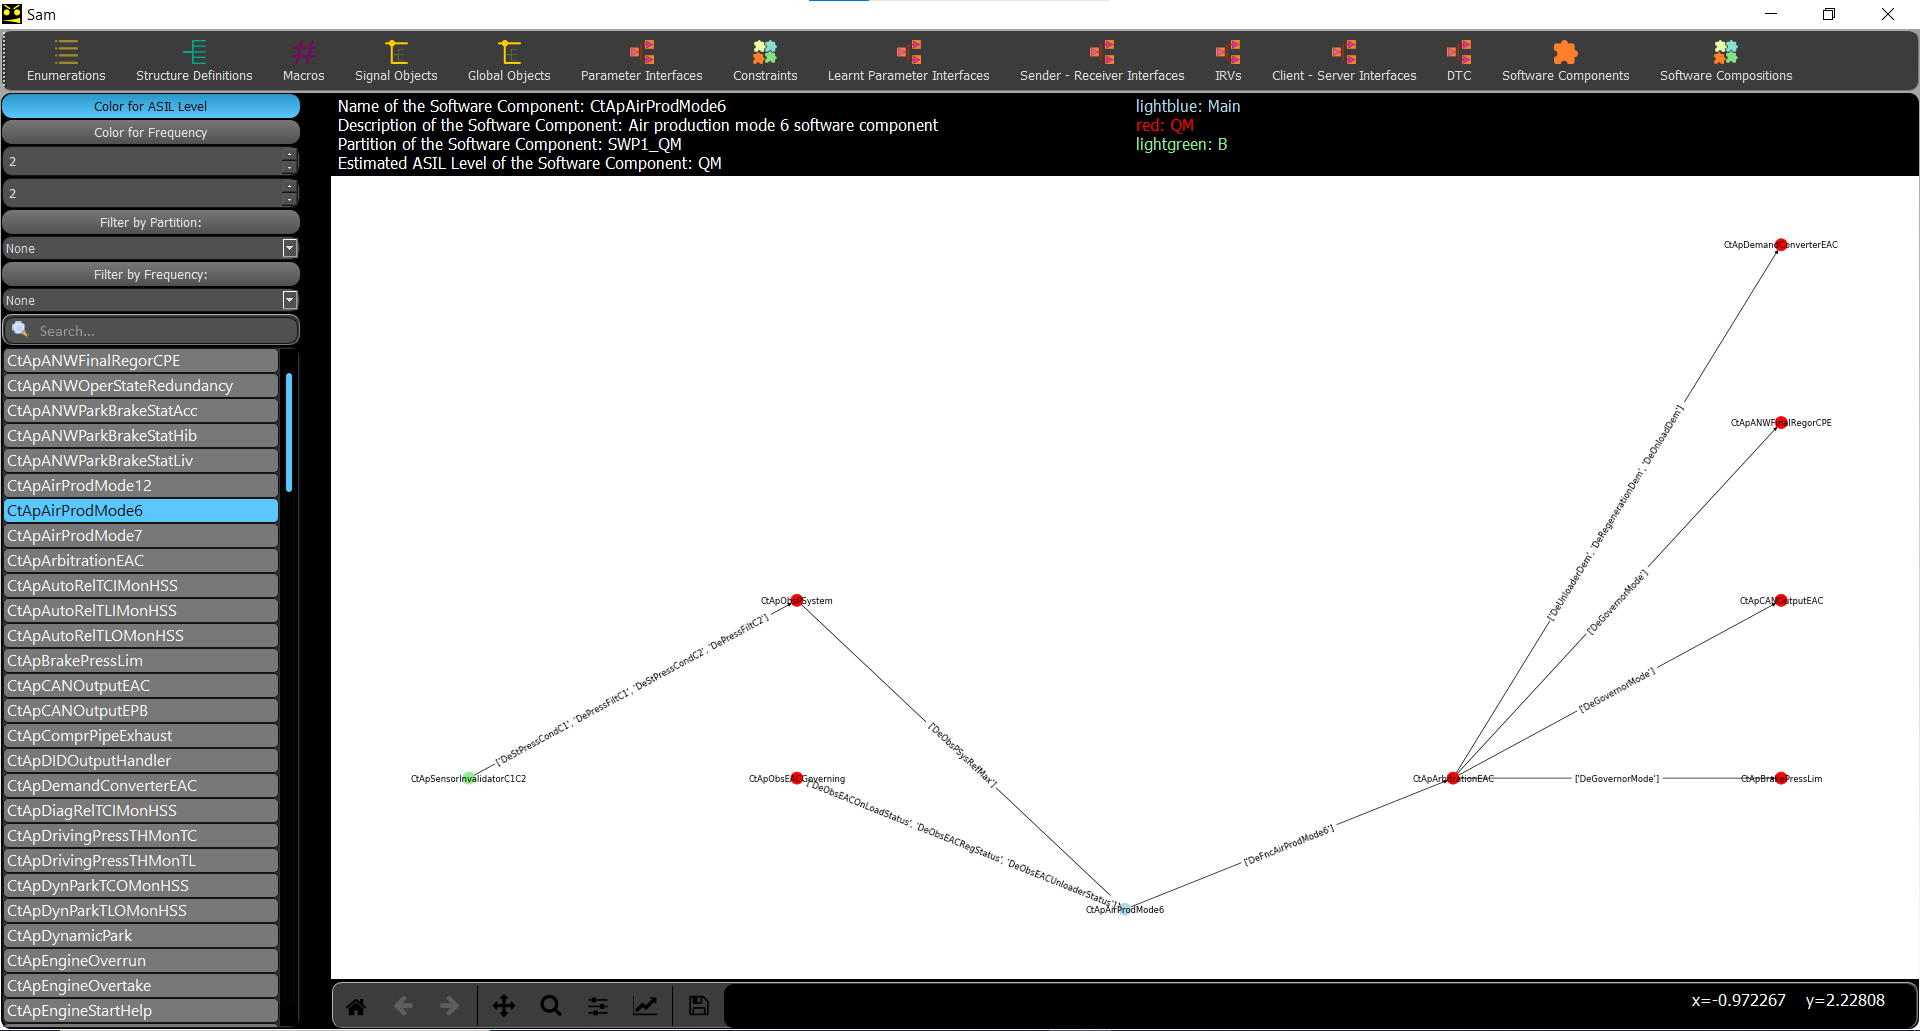

Here is the Python script that generated this plot:

# import base libs
from PyQt5 import QtGui as QT_GUI
from PyQt5 import QtWidgets as QT_WIDGETS
from PyQt5 import QtCore as QT_CORE
from PyQt5.QtWidgets import QPushButton, QLabel, QMessageBox

# import custom libs
import AppSwManagerDBHandler
import ApplicationSwManager
#import matplotlib
import numpy as np
import networkx as nx
import matplotlib.pyplot as plt
from matplotlib.backends.backend_qt5agg import FigureCanvasQTAgg as FigureCanvas
from matplotlib.backends.backend_qt5agg import NavigationToolbar2QT as NavigationToolbar

from SoftwareComponents import SoftwareComponentListModel

# create global stylesheet
qss_file = open('../AppQss/styles.qss').read()


#########################################################################################################
# Widget for macro Browsing: MODEL + VIEW
#########################################################################################################
class ArchitectureBrowser(QT_WIDGETS.QWidget):
    def __init__(self, parentWidget):
        super(ArchitectureBrowser, self).__init__(parentWidget)

        # global - parent widget object
        self.parentWidget = parentWidget

        # define the layout
        self.layout = QT_WIDGETS.QGridLayout()
        self.layout.setContentsMargins(0, 0, 0, 0)
        self.layout.setSpacing(0)
        # set max width
        self.setMaximumWidth(450)

#########################################################################################################
# QWidget to show / edit Macro attributes
#########################################################################################################
class ArchitectureWidget_ORIGINAL(QT_WIDGETS.QWidget):
    def __init__(self, parentWidget):
        super(ArchitectureWidget, self).__init__()

        self.parentWidget = parentWidget

        # define a layout for the widget
        self.layout = QT_WIDGETS.QGridLayout()
        self.layout.setVerticalSpacing(1)
        self.layout.setContentsMargins(0, 0, 0, 0)

        self.graphicsView = QT_WIDGETS.QGraphicsView()
        self.scene = GraphicsScene()
        self.graphicsView.setScene(self.scene)
        
        # add widgets to the layout
        self.layout.addWidget(self.graphicsView, 0, 0, 1, 1)
    
        # set the layout for the widget
        self.setLayout(self.layout)

class GraphicsScene(QT_WIDGETS.QGraphicsScene):
    def __init__(self):
        super(GraphicsScene, self).__init__()
        self.image = "samcut_icon.png"
        self.inserted = False

    def mousePressEvent(self, event):
        super().mousePressEvent(event)
        if event.button() == QT_CORE.Qt.LeftButton and not self.inserted:
            for ii in range(100):
                img = QT_GUI.QPixmap(self.image).scaled(50, 50, QT_CORE.Qt.KeepAspectRatio)
                pixmap = QT_WIDGETS.QGraphicsPixmapItem(img)
                pixmap.setOffset(-pixmap.boundingRect().center())
                pixmap.setShapeMode(QT_WIDGETS.QGraphicsPixmapItem.BoundingRectShape)
                pixmap.setFlag(QT_WIDGETS.QGraphicsItem.ItemIsSelectable, True)
                pixmap.setFlag(QT_WIDGETS.QGraphicsItem.ItemIsMovable, True)
                pixmap.setPos(event.scenePos())
                self.addItem(pixmap)
                self.inserted = True


#########################################################################################################
# QWidget to show / edit Macro attributes
#########################################################################################################
class ArchitectureWidget(QT_WIDGETS.QWidget):
    def __init__(self, parentWidget):
        super(ArchitectureWidget, self).__init__()

        self.parentWidget = parentWidget

        # define a layout for the widget
        self.layout = QT_WIDGETS.QGridLayout()
        self.layout.setVerticalSpacing(1)
        self.layout.setContentsMargins(0, 0, 0, 0)

        self.figure = plt.figure(dpi=50)
        self.canvas = FigureCanvas(self.figure)    
        self.canvas.setSizePolicy( QT_WIDGETS.QSizePolicy.Expanding, QT_WIDGETS.QSizePolicy.Expanding)

        self.toolbar = MyNavigationToolbar(self.canvas, self) 
        
        self.label = QLabel(self)
        self.label.setText(AppSwManagerDBHandler.getLabelText())

        self.label2 = QLabel(self)
        self.label2.setText("")
        
        # add widgets to the layout
        self.layout.addWidget(self.label, 0, 0, 1, 1)
        self.layout.addWidget(self.label2, 0, 1, 1, 1)
        self.layout.addWidget(self.canvas, 1, 0, 1, 2)
        self.layout.addWidget(self.toolbar, 2, 0, 1, 2)

        # block the click/move handlers if pan/zoom is used
        self.isBlocked = False

        # save the coordinates of the moved nodes
        self.movedNodesCoord = []

        # save the removed nodes
        self.removedNodes = []

        self.baseColor = 'white'
        self.movingNode = None

        # set the layout for the widget
        self.setLayout(self.layout)
    
    def plot(self):
        self.figure.clf()
        # create a directed graph
        self.G = nx.DiGraph()
        self.G.add_nodes_from(AppSwManagerDBHandler.getAllSoftwareComponents(), node_color="lightblue", node_size=500, font_size=64)
        self.data = AppSwManagerDBHandler.getDataForArchitecture()
        #[print(d) for d in self.data]

        # add edges as directed edges:
        for d in self.data:
            self.G.add_edge(d[0], d[1], arrows=True, edge_color="grey", font_size=32, arrowsize=20)

        # set main attributes label
        self.setMainAttributesLabel(AppSwManagerDBHandler.getMainComponent())
        
        # non isolated nodes
        self.GFiltered = self.G.subgraph([n for n, d in self.G.degree() if d > 0])
        if AppSwManagerDBHandler.getPartitionFilter() != "None" or AppSwManagerDBHandler.getTaskFilter() != "None":
            self.getFilteredNodes()

        # making sure that the removed nodes stay removed after level/color change
        self.G.remove_nodes_from(self.removedNodes)

        # creating labels for the edges
        self.labels = self.getLabels()

        # remove excluded nodes
        excludeComponents = ["CtApCANMapperSWP1", "CtApCANMapperSWP4", "CtApLINMapperSWP1", "CtApLINMapperSWP4", "CtMVMapperEPB", "CtMVMapperEAC", "CtMVMapper"]
        self.G.remove_nodes_from(excludeComponents)

        self.pos = nx.spring_layout(self.GFiltered, seed = 10, k=1.8)

        # get weights/level of the nodes from data
        self.weightsForData = self.getWeightsForData()

        # get edge colors
        self.edgeColors = self.getASILLevelForEdges()

        # set the color and the position of the nodes
        self.nodeColors = self.getNodeColors()

        # get frequency
        self.getFrequency(self.GFiltered)

        # create legend
        self.label2.setText(self.createLegend())

        # handling click / move events
        self.figure.canvas.mpl_connect('button_press_event', self.handleClick) 

        nx.draw(self.GFiltered, pos=self.pos, with_labels=True, node_color=self.nodeColors, edge_color=self.edgeColors)
        nx.draw_networkx_edge_labels(self.GFiltered, pos=self.pos, edge_labels=self.labels,font_size=12)
        self.canvas.draw_idle()

    #
    def setMainAttributesLabel(self, node):
        swCompInfo = AppSwManagerDBHandler.getDataFromSQL("SELECT" + " Name, BasicInfo_Description AS Description, BasicInfo_Partition AS Partition, BasicInfo_EstimatedAsilLevel AS AsilLevel "
                                                    "FROM " + AppSwManagerDBHandler.TABLE_SOFTWARE_COMPONENT_ARCH)
                            
        self.text = ""
        for item in swCompInfo:
            if item['Name'] == node:
                self.text += "Name of the Software Component: " + item['Name']
                if item['Description'] is not None:
                    self.text += "\nDescription of the Software Component: " + item['Description']
                if item['Partition'] is not None:
                    self.text += "\nPartition of the Software Component: " + item['Partition']
                if item['AsilLevel'] is not None:
                    self.text += "\nEstimated ASIL Level of the Software Component: " + item['AsilLevel']  
        AppSwManagerDBHandler.setLabelText(self.text)  
        self.label.setText(self.text)

    #
    def createLegend(self):
        if AppSwManagerDBHandler.getColor() == 0:
            return ""
        elif AppSwManagerDBHandler.getColor() == 1:
            # Define labels for edge colors
            colorLabels = {
                'lightblue': 'Main',
                'red': 'QM',
                'brown': 'A',
                'lightgreen': 'B',
                'purple': 'C',
                'black': 'None',
                'pink': 'D',
                'yellow': 'Selected node'
            }

            # Define the desired order of labels
            desiredOrder = ['Main', 'Selected node', 'QM', 'A', 'B', 'C', 'D', 'None']

            colors = self.nodeColors + self.edgeColors

            # Sort the colors and labels based on the desired order
            sortedColors = sorted(set(colors), key=lambda x: desiredOrder.index(colorLabels[x]))
            sortedLabels = [colorLabels[color] for color in sortedColors]

            legendText = ""
            for color, label in zip(sortedColors, sortedLabels):
                line = ""
                if legendText != "":
                    line ="<br>"
                line += "<font color='" + color + "'>" + color + ": " + label + "</font>" 
                legendText += line
            return legendText

        else:
            # Define labels for edge colors
            colorLabels = {
                'lightblue': 'Main',
                'red': 'Appl_50ms',
                'brown': 'Appl_1ms',
                'lightgreen': 'Appl_10ms',
                'black': 'None',
                'yellow': 'Selected node'
            }

            # Define the desired order of labels
            desiredOrder = ['Main', 'Selected node', 'Appl_1ms', 'Appl_10ms', 'Appl_50ms', 'None']

            # Sort the colors and labels based on the desired order
            sortedColors = sorted(set(self.nodeColors), key=lambda x: desiredOrder.index(colorLabels[x]))
            sortedLabels = [colorLabels[color] for color in sortedColors]

            legendText = ""
            for color, label in zip(sortedColors, sortedLabels):
                line = ""
                if legendText != "":
                    line ="<br>"
                line += "<font color='" + color + "'>" + color + ": " + label + "</font>" 
                legendText += line
            return legendText

    #
    def getNodeColors(self):
        nodeColors = []
        for node in self.GFiltered.nodes:
            weight = next(map(lambda x: x[1], filter(lambda x: x[0] == node, self.weightsForData)), None)
            yCoord = next(map(lambda x: x[2], filter(lambda x: x[0] == node, self.weightsForData)), None) 

            if weight is not None:
                # set color for basic
                if AppSwManagerDBHandler.getColor() == 0:
                    if node == AppSwManagerDBHandler.getMainComponent():
                        nodeColors.append('lightblue')
                        self.pos[node][0] = 0.0
                    elif weight < 0:
                        nodeColors.append('red')
                    elif weight > 0:
                        nodeColors.append('green')

                # set color for ASILLevel
                elif AppSwManagerDBHandler.getColor() == 1:
                    if node == AppSwManagerDBHandler.getMainComponent():
                        nodeColors.append('lightblue')
                        self.pos[node][0] = 0.0
                    else:
                        ASILLevel = self.getASILLevelForNodes(node)
                        if ASILLevel == "QM":
                            nodeColors.append('red')
                        elif ASILLevel == "A":
                            nodeColors.append('brown')
                        elif ASILLevel == "B":
                            nodeColors.append('lightgreen')
                        elif ASILLevel == "C":
                            nodeColors.append('purple')
                        elif ASILLevel == "D":
                            nodeColors.append('pink')
                        else:
                            nodeColors.append('black')

                # set color for frequency
                else:
                    if node == AppSwManagerDBHandler.getMainComponent():
                        nodeColors.append('lightblue')
                        self.pos[node][0] = 0.0
                    else:
                        frequency = self.getFrequency(node)
                        if frequency == "Appl_50ms":
                            nodeColors.append('red')
                        elif frequency == "Appl_1ms":
                            nodeColors.append('brown')
                        elif frequency == "Appl_10ms":
                            nodeColors.append('lightgreen')
                        else:
                            nodeColors.append('black')
            
                if self.pos[node][0] != 0.0:
                    self.pos[node] = [weight, yCoord]
                    
        for item in self.movedNodesCoord:
            name = item[0]
            for node in self.GFiltered.nodes:
                if name == node:
                    self.pos[node] = [item[1], item[2]]
        return nodeColors

    #
    def getWeightsForData(self):
        weightsForData = []
        for d in sorted(self.data, key=lambda x: abs(x[2]['weight'])):
            if d[2]['weight'] >= 0:
                weightsForData.append((d[1], d[2]['weight']-1))

            elif d[2]['weight'] <= 0: 
                weightsForData.append((d[1], d[2]['weight']+1))
        
        for d in sorted(self.data, key=lambda x: abs(x[2]['weight'])):
            if d[0] not in weightsForData:
                if d[2]['weight'] >= 0:
                    weightsForData.append((d[0], d[2]['weight']-1))
                elif d[2]['weight'] <= 0: 
                    weightsForData.append((d[0], d[2]['weight']+1))

        weightsForData = list(set(item for item in weightsForData))
        weightsForData = sorted(weightsForData, key=lambda x: abs(x[1]))

        # making a unique list of weightsForData 
        uniqueDict = {}
        result = []

        for item in weightsForData:
            key = item[0]  
            if key not in uniqueDict:
                uniqueDict[key] = item
                result.append(item)

        # sorting the weightForData in ascending order
        weightsForData = []
        result = sorted(result, key=lambda x: x[1])

        # setting y coordinate for the nodes
        prevX = None
        yCoord = 0
        for d in result:
            if prevX == None:
                prevX = d[1]
            else:
                if d[1] != prevX:
                    yCoord = 0
                    prevX = d[1]
                else:
                    yCoord += 1  
            weightsForData.append((d[0], d[1], yCoord))

        return weightsForData

    # 
    def getLabels(self):
        allEdgesWithInterfaceName = AppSwManagerDBHandler.getDataFromSQL("SELECT" + " t1.parent_table_ref AS node1, t2.parent_table_ref AS node2, t1.Name "
                                                   "FROM " + AppSwManagerDBHandler.TABLE_SOFTWARE_COMPONENT_ARCH_SENDER_IF_REFERENCE + " t1 "
                                                   "JOIN " + AppSwManagerDBHandler.TABLE_SOFTWARE_COMPONENT_ARCH_RECEIVER_IF_REFERENCE + " t2 "
                                                   "ON t1.Name = t2.Name")
        allEdgesWithInterfaceName = list(map(lambda d: (d.values()), allEdgesWithInterfaceName))
        #[print(d) for d in allEdgesWithInterfaceName]
        
        filteredEdgesWithInterfaceName = []
        for edge in self.G.edges:
            for e in allEdgesWithInterfaceName:
                eList = list(e)
                if edge[0] == eList[0] and edge[1] == eList[1]:
                    filteredEdgesWithInterfaceName.append(e)
        filteredEdgesWithInterfaceName = list(map(lambda x: list(x), filteredEdgesWithInterfaceName))
        #[print(d) for d in filteredEdgesWithInterfaceName]

        labels = {}
        for item in filteredEdgesWithInterfaceName:
            key = (item[0], item[1])
            value = item[2]
            if key in labels:
                labels[key].append(value) 
            else:
                labels[key] = [value]

        return labels

    #
    def deleteGraph(self):
        self.figure.clf()
        self.canvas.draw_idle()
  
    #
    def handleClick(self, event):
        if self.isBlocked is False:
            if event.button == 1:
                # handle double click, change main component to the clicked node
                if event.dblclick: 
                    for node, coords in self.pos.items():
                        distance = np.sqrt((event.xdata - coords[0]) ** 2 + (event.ydata - coords[1]) ** 2)
                        if distance < 0.05:
                            if node is not None:
                                AppSwManagerDBHandler.setMainComponent(node)
                                self.parentWidget.architectureBrowser.changeBrowserElement(node)
                            break
                
                    #clear / draw
                    self.deleteGraph()
                    self.plot()

                # handle node movement, first click: select node, second click: click where to move the node 
                else:
                    if event.inaxes is not None:
                        x, y = event.xdata, event.ydata
                        if self.movingNode is None:
                            minDist = float('inf')
                            #minDist = 0.05
                            for n, pos in self.pos.items():
                                dist = (pos[0] - x) ** 2 + (pos[1] - y) ** 2
                                if dist < minDist:
                                    self.movingNode = n
                                    minDist = dist

                            list = [{key: value} for key, value in zip(self.GFiltered.nodes, self.nodeColors)]
                            colorOfNode = [item[self.movingNode] for item in list if self.movingNode in item]
                            index = [index for index, item in enumerate(list) if self.movingNode in item]

                            self.baseColor = colorOfNode[0]
                            self.nodeColors[index[0]] = 'yellow'

                            self.setMainAttributesLabel(self.movingNode)

                            self.updateGraph()
                        else:
                            if 'yellow' in self.nodeColors:
                                index = self.nodeColors.index('yellow')                          
                                self.nodeColors[index] = self.baseColor

                            self.setMainAttributesLabel(self.movingNode)

                            self.movedNodesCoord.append((self.movingNode, x, y))

                            self.pos[self.movingNode] = (x, y)
                            self.updateGraph()
                            self.movingNode = None
            elif event.button == 3:  # Right-click
                # unfreezing the graph
                self.GFiltered = nx.Graph(self.GFiltered) 

                for node, coords in self.pos.items():
                    distance = np.sqrt((event.xdata - coords[0]) ** 2 + (event.ydata - coords[1]) ** 2)
                    if distance < 0.05:
                        if node == AppSwManagerDBHandler.getMainComponent():
                            pass
                        else:
                            reply = QMessageBox.question(self, 'Confirmation', f"Do you really want to remove node {node}?", QMessageBox.Yes | QMessageBox.No, QMessageBox.No)
                            if reply == QMessageBox.Yes:
                                # Remove the node from the graph
                                self.GFiltered.remove_node(node)
                                self.G.remove_node(node)
                                self.removedNodes.append(node)
                                
                                # Remove isolated and not connected nodes
                                isolatedNodes = [n for n, d in self.GFiltered.degree() if d == 0]
                                mainNode = AppSwManagerDBHandler.getMainComponent() 
                                connectedNodes = nx.node_connected_component(self.GFiltered, mainNode)
                                unconnectedNodes = set(self.GFiltered.nodes) - connectedNodes

                                if mainNode not in isolatedNodes and mainNode not in unconnectedNodes: 
                                    self.GFiltered.remove_nodes_from(isolatedNodes)
                                    self.G.remove_nodes_from(isolatedNodes)
                                    self.removedNodes.extend(isolatedNodes)

                                    self.GFiltered.remove_nodes_from(unconnectedNodes)
                                    self.G.remove_nodes_from(unconnectedNodes)
                                    self.removedNodes.extend(unconnectedNodes)

                                # Update positions dictionary
                                self.pos.pop(node, None)

                                # Update node colors / edge colors
                                self.nodeColors = self.getNodeColors()
                                self.labels = self.getLabels()
                                self.edgeColors = self.getASILLevelForEdges()

                                # Redraw the graph
                                self.updateGraph()
                            break
    
    #
    def updateGraph(self):
        self.figure.clf()

        # setting label texts
        self.label.setText(AppSwManagerDBHandler.getLabelText())
        self.label2.setText(self.createLegend())

        # draw graph
        nx.draw(self.GFiltered, pos=self.pos, with_labels=True, node_color=self.nodeColors, edge_color=self.edgeColors)
        nx.draw_networkx_edge_labels(self.GFiltered, pos=self.pos, edge_labels=self.labels,font_size=12)
        self.canvas.draw_idle()

    #
    def getASILLevelForNodes(self, componentName):
        interfacesASILLevel = AppSwManagerDBHandler.getDataFromSQL("SELECT" + " Name, BasicInfo_EstimatedAsilLevel AS ASILLevel "
                                                   "FROM " + AppSwManagerDBHandler.TABLE_SOFTWARE_COMPONENT_ARCH)
        #print(interfacesASILLevel)

        ASILLevel = None
        for item in interfacesASILLevel:
            if item['Name'] == componentName:
                ASILLevel = item['ASILLevel']
        if ASILLevel == "A(B)" or ASILLevel == "A(C)" or ASILLevel == "A(D)":
            return "A"
        elif ASILLevel == "C(C)" or ASILLevel == "B(D)":
            return "B"
        elif ASILLevel == "C(D)":
            return "C"
        else:
            return ASILLevel

    #
    def getASILLevelForEdges(self):
        if AppSwManagerDBHandler.getColor() == 1:
            allEdgesWithInterfaceName = AppSwManagerDBHandler.getDataFromSQL("SELECT" + " t1.parent_table_ref AS node1, t2.parent_table_ref AS node2, t1.Name "
                                                    "FROM " + AppSwManagerDBHandler.TABLE_SOFTWARE_COMPONENT_ARCH_SENDER_IF_REFERENCE + " t1 "
                                                    "JOIN " + AppSwManagerDBHandler.TABLE_SOFTWARE_COMPONENT_ARCH_RECEIVER_IF_REFERENCE + " t2 "
                                                    "ON t1.Name = t2.Name")
            allEdgesWithInterfaceName = list(map(lambda d: (d.values()), allEdgesWithInterfaceName))
            #[print(d) for d in allEdgesWithInterfaceName]

            filteredEdgesWithInterfaceName = []
            for edge in self.G.edges:
                for e in allEdgesWithInterfaceName:
                    eList = list(e)
                    if edge[0] == eList[0] and edge[1] == eList[1]:
                        filteredEdgesWithInterfaceName.append(e)
            filteredEdgesWithInterfaceName = list(map(lambda x: list(x), filteredEdgesWithInterfaceName))
            #print(filteredEdgesWithInterfaceName)

            interfacesASILLevel = AppSwManagerDBHandler.getDataFromSQL("SELECT" + " Name, ASILLevel "
                                                    "FROM " + AppSwManagerDBHandler.TABLE_SR_INTERFACE_DEFINITIONS)
            
            interfacesASILLevel = [item for item in interfacesASILLevel if item['Name'] in [elem[2] for elem in filteredEdgesWithInterfaceName]]
            #print(interfacesASILLevel)

            labels = self.getLabels()

            # sort labels in the way GFiltered.edges are sorted
            #labels = {edge: labels[edge] for edge in self.GFiltered.edges}
            labels = {edge: labels[edge] for edge in self.GFiltered.edges if edge in labels}

            edgeColors = []
            for key, values in labels.items():
                valueResult = -1
                for value in values:
                    for element in interfacesASILLevel:
                        if value == element['Name']:
                            result = element['ASILLevel']
                            if result == 'QM':
                                valueResult = 5
                            if result == 'ASIL_A' and valueResult < 5:
                                valueResult = 4
                            if result == 'ASIL_B' and valueResult < 4:
                                valueResult = 3
                            if result == 'ASIL_C' and valueResult < 3:
                                valueResult = 2
                            if result == 'ASIL_D' and valueResult < 2:
                                valueResult = 1
                            if result == None and valueResult < 1:
                                valueResult = 0
                if valueResult == 0:
                    edgeColors.append("black")
                elif valueResult == 1:
                    edgeColors.append("pink")
                elif valueResult == 2:
                    edgeColors.append("purple")
                elif valueResult == 3:
                    edgeColors.append("lightgreen")
                elif valueResult == 4:
                    edgeColors.append("brown")
                else:
                    edgeColors.append("red")

            return edgeColors

    #
    def getFrequency(self, node):
        frequencies = AppSwManagerDBHandler.getDataFromSQL("SELECT" + " RunnableRef AS Name, TaskRef AS frequency "
                                                   "FROM " + AppSwManagerDBHandler.TABLE_SOFTWARE_COMPONENT_RUNNABLE_ORDER)
        #print(frequencies)

        # filter the ones with _step on the end of there name and then remove it
        for item in frequencies:
            if item['Name'].endswith('_step'):
                item['Name'] = item['Name'][:-5] 
                if item['Name'] == node:
                    return item['frequency']

    #
    def getFilteredNodes(self):
        excludeComponents = []
        if AppSwManagerDBHandler.getPartitionFilter() != "None":
            # Partition
            for node in self.GFiltered.nodes:
                #
                nodeObj = AppSwManagerDBHandler.getSoftwareComponentByName(node)
                #
                if nodeObj.getSwCompPartition() != AppSwManagerDBHandler.getPartitionFilter():
                    if node != AppSwManagerDBHandler.getMainComponent():
                        excludeComponents.append(node)
                pass
            if AppSwManagerDBHandler.getTaskFilter() != "None":
                # Both
                for node in self.GFiltered.nodes:
                    task = AppSwManagerDBHandler.getDataFromSQL("SELECT TaskRef FROM " + AppSwManagerDBHandler.TABLE_SOFTWARE_COMPONENT_RUNNABLE_ORDER + " WHERE RunnableRef = ?", (node + "_step",))
                    if task:
                        if task[0]["TaskRef"] != AppSwManagerDBHandler.getTaskFilter():
                            if node != AppSwManagerDBHandler.getMainComponent():
                                excludeComponents.append(node)
        elif AppSwManagerDBHandler.getTaskFilter() != "None":
            # Task
            for node in self.GFiltered.nodes:
                task = AppSwManagerDBHandler.getDataFromSQL("SELECT TaskRef FROM " + AppSwManagerDBHandler.TABLE_SOFTWARE_COMPONENT_RUNNABLE_ORDER + " WHERE RunnableRef = ?", (node + "_step",))
                if task:
                    if task[0]["TaskRef"] != AppSwManagerDBHandler.getTaskFilter():
                        if node != AppSwManagerDBHandler.getMainComponent():
                            excludeComponents.append(node)

        # remove the excluded nodes
        self.G.remove_nodes_from(excludeComponents)

        # Check and remove nodes not in relation with the main component
        nodes_to_remove = []
        for node in self.G.nodes:
            if not (nx.has_path(self.G, node, AppSwManagerDBHandler.getMainComponent()) or nx.has_path(self.G, AppSwManagerDBHandler.getMainComponent(), node)):
                nodes_to_remove.append(node)
        self.G.remove_nodes_from(nodes_to_remove)


#########################################################################################################
# QWidget for software component browsing: MODEL + VIEW
#########################################################################################################
class SoftwareComponentBrowserForArchitecture(QT_WIDGETS.QWidget):
    def __init__(self, parentWidget):
        super(SoftwareComponentBrowserForArchitecture, self).__init__(parentWidget)

        # global - parent widget object
        self.parentWidget = parentWidget

        # define the layout
        self.layout = QT_WIDGETS.QGridLayout()
        self.layout.setContentsMargins(0, 0, 0, 0)
        self.layout.setSpacing(0)
        # set max width
        self.setMaximumWidth(300)

        # define model for the view
        self.originalModel = None

        # define filter proxy
        self.filterProxyModel = QT_CORE.QSortFilterProxyModel()
        self.filterProxyModel.setFilterCaseSensitivity(QT_CORE.Qt.CaseInsensitive)
        self.filterProxyModel.setDynamicSortFilter(True)

        # define the main browser tree widget
        self.SoftwareComponentBrowserForArchitecture = QT_WIDGETS.QListView()
        self.SoftwareComponentBrowserForArchitecture.setStyleSheet(qss_file)
        # create an empty list for the Sender - Receiver interfaces
        self.SoftwareComponentBrowserForArchitecture.softwareComponentNameList = list()
        # set tree widget enabled
        self.SoftwareComponentBrowserForArchitecture.setEnabled(True)
        # selected object
        self.SoftwareComponentBrowserForArchitecture.selectedSoftwareComponentObj = None

        self.button1 = QPushButton('Color for ASIL Level')
        self.button2 = QPushButton('Color for Frequency')
        self.button1.setCheckable(True)
        self.button2.setCheckable(True)

        self.button1.clicked.connect(self.button1Clicked)
        self.button2.clicked.connect(self.button2Clicked)

        # create integer input fields
        self.receiverLevelInput = QT_WIDGETS.QSpinBox(self)
        self.receiverLevelInput.setFont(QT_GUI.QFont('Calibri', 9))
        self.receiverLevelInput.setRange(0, 5)
        self.receiverLevelInput.setSpecialValueText("Receiver level: ")

        self.senderLevelInput = QT_WIDGETS.QSpinBox(self)
        self.senderLevelInput.setFont(QT_GUI.QFont('Calibri', 9))
        self.senderLevelInput.setRange(0, 5)
        self.senderLevelInput.setSpecialValueText("Sender level: ")

        self.receiverLevelInput.valueChanged.connect(self.changedHandler)
        self.senderLevelInput.valueChanged.connect(self.changedHandler)

        #
        self.Partition_Label = QPushButton("Filter by Partition:")
        self.Partition_Label.setCheckable(False)
        self.Partition_combo_box = QT_WIDGETS.QComboBox()
        options = ["None", "SWP1_QM", "SWP2_MAIN", "SWP3_CHECK", "SWP4_D"]
        self.Partition_combo_box.addItems(options)
        self.Partition_combo_box.currentIndexChanged.connect(self.partitionFilterChanged)

        self.Task_Label = QPushButton("Filter by Frequency:")
        self.Task_Label.setCheckable(False)
        self.Task_combo_box = QT_WIDGETS.QComboBox()
        options = ["None", "Appl_1ms", "Appl_10ms", "Appl_50ms"]
        self.Task_combo_box.addItems(options)
        self.Task_combo_box.currentIndexChanged.connect(self.taskFilterChanged)

        # add to widget
        self.layout.addWidget(self.button1, 0,0,1,10)
        self.layout.addWidget(self.button2, 1,0,1,10)
        self.layout.addWidget(self.receiverLevelInput, 2,0,1,10)
        self.layout.addWidget(self.senderLevelInput, 3,0,1,10)
        self.layout.addWidget(self.Partition_Label, 4,0,1,10)
        self.layout.addWidget(self.Partition_combo_box, 5,0,1,10)
        self.layout.addWidget(self.Task_Label, 6,0,1,10)
        self.layout.addWidget(self.Task_combo_box, 7,0,1,10)

        # define toolbar for search Sender - Receiver interfaces
        self.searchToolBar = QT_WIDGETS.QToolBar()
        self.searchToolBar.setFont(QT_GUI.QFont('Calibri', 12))
        self.searchSoftwareComponentWidget = QT_WIDGETS.QLineEdit()
        self.searchSoftwareComponentWidget.setClearButtonEnabled(True)
        self.searchSoftwareComponentWidget.addAction(QT_GUI.QIcon("../AppIcons/search_icon.png"),QT_WIDGETS.QLineEdit.LeadingPosition)
        self.searchSoftwareComponentWidget.setPlaceholderText("Search...")
        self.searchSoftwareComponentWidget.textEdited.connect(self.setProxyFilterByText)
        # add actions to toolbar
        self.searchToolBar.addWidget(self.searchSoftwareComponentWidget)

        # add widgets to the layout
        self.layout.addWidget(self.searchToolBar, 8, 0, 1, 1)
        self.layout.addWidget(self.SoftwareComponentBrowserForArchitecture, 9, 0, 9, 1)

        # initialize the global Sender - Receiver interface tree widget
        self.initializeSoftwareComponentTree()
        # connect tree item clicked function after model is added to list view
        self.SoftwareComponentBrowserForArchitecture.selectionModel().currentChanged.connect(self.itemClickedHandler)

        # set the layout of the widget
        self.setLayout(self.layout)

    # read all Sender - Receiver interfaces from the database and initialize the browser
    def initializeSoftwareComponentTree(self):
        # parse the database, collect all Sender - Receiver interfaces (returning a list of Sender - Receiver interface names)
        self.SoftwareComponentBrowserForArchitecture.softwareComponentNameList = AppSwManagerDBHandler.getAllSoftwareComponents()
        self.originalModel = SoftwareComponentListModel(self.SoftwareComponentBrowserForArchitecture.softwareComponentNameList)
        self.filterProxyModel.setSourceModel(self.originalModel)
        self.SoftwareComponentBrowserForArchitecture.setModel(self.filterProxyModel)
    
    # proxy filter for search bar
    def setProxyFilterByText(self):
        filterText = self.searchSoftwareComponentWidget.text()
        self.filterProxyModel.setFilterFixedString(filterText)

    # view item clicked function call definition
    def itemClickedHandler(self, currentSelection):
        # get item name from QModelIndex
        itemName = self.filterProxyModel.data(currentSelection)
        if itemName != None:
            AppSwManagerDBHandler.setMainComponent(itemName)

        #clear / draw
        self.parentWidget.selectedItem.movedNodesCoord = []
        self.parentWidget.selectedItem.removedNodes = []
        self.parentWidget.selectedItem.deleteGraph()
        self.parentWidget.selectedItem.plot()
    
    def button1Clicked(self):
        if self.button1.isChecked():
            AppSwManagerDBHandler.setColor(1)
            self.button2.setChecked(False)
        else:
            if not self.button2.isChecked():
                AppSwManagerDBHandler.setColor(0)
            else:
                AppSwManagerDBHandler.setColor(2)

        #clear / draw
        self.parentWidget.selectedItem.deleteGraph()
        if AppSwManagerDBHandler.getMainComponent():
            self.parentWidget.selectedItem.plot()

    def button2Clicked(self):
        if self.button2.isChecked():
            AppSwManagerDBHandler.setColor(2)
            self.button1.setChecked(False)
        else:
            if not self.button1.isChecked():
                AppSwManagerDBHandler.setColor(0)
            else:
                AppSwManagerDBHandler.setColor(1)

        #clear / draw
        self.parentWidget.selectedItem.deleteGraph()
        if AppSwManagerDBHandler.getMainComponent():
            self.parentWidget.selectedItem.plot()
    
    def partitionFilterChanged(self):
        AppSwManagerDBHandler.setPartitionFilter(self.Partition_combo_box.currentText())

        #clear / draw
        self.parentWidget.selectedItem.deleteGraph()
        if AppSwManagerDBHandler.getMainComponent():
            self.parentWidget.selectedItem.plot()

    def taskFilterChanged(self):
        AppSwManagerDBHandler.setTaskFilter(self.Task_combo_box.currentText())

        #clear / draw
        self.parentWidget.selectedItem.deleteGraph()
        if AppSwManagerDBHandler.getMainComponent():
            self.parentWidget.selectedItem.plot()

    def changedHandler(self):
        # set receiver/sender levels
        AppSwManagerDBHandler.setRecevierLevel(self.receiverLevelInput.value()-1)
        AppSwManagerDBHandler.setSenderLevel(self.senderLevelInput.value()-1)

        #clear / draw
        self.parentWidget.selectedItem.deleteGraph()
        if AppSwManagerDBHandler.getMainComponent():
            self.parentWidget.selectedItem.plot()
        
    def changeBrowserElement(self, node):
        index = self.filterProxyModel.index(0, 0)
        while index.isValid():
            item = self.filterProxyModel.data(index)
            if item == node:
                break
            index = index.sibling(index.row() + 1, 0)

        if index.isValid():
            self.SoftwareComponentBrowserForArchitecture.setCurrentIndex(index)


#########################################################################################################
# Custom NavigationToolbar: blocking handleClick function when pan/zoom is active
#########################################################################################################
class MyNavigationToolbar(NavigationToolbar):
    def __init__(self, canvas, parent=None):
        super(MyNavigationToolbar, self).__init__(canvas, parent)
        self.architecture_widget = parent

    def pan(self):
        if self._active == 'PAN':
            super().pan()
            self.architecture_widget.isBlocked = False
        else:
            super().pan()
            self.architecture_widget.isBlocked = True

    def zoom(self):
        if self._active == 'ZOOM':
            super().zoom()
            self.architecture_widget.isBlocked = False
        else:
            super().zoom()
            self.architecture_widget.isBlocked = True
